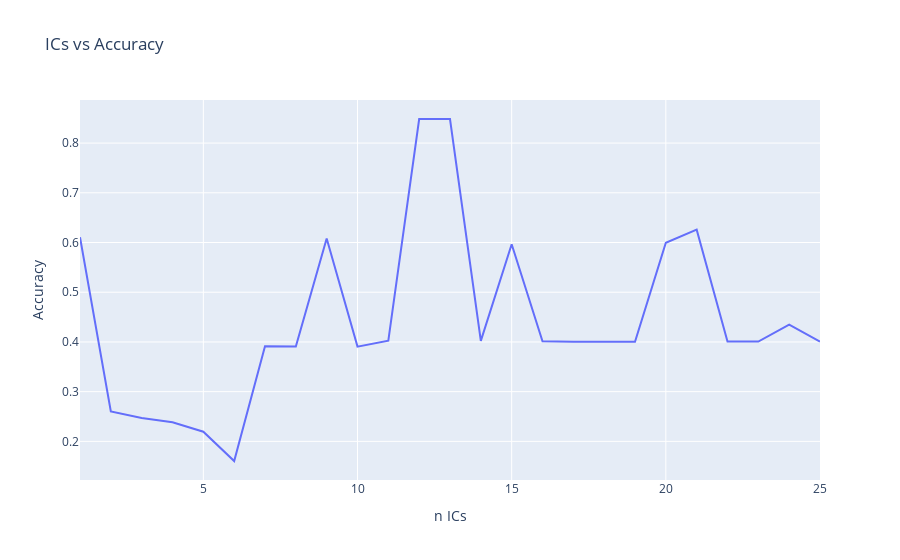

Notebook code for this chart:
### Code cell
# Select the best num of PCs by ICA and then show the accuracy of K-means clustering
max_acc = 0
max_n = 0

acc = []
n = []

for i in range(1,len(num_cols)):
    res = my_ica(i)
    n.append(i)
    acc.append(res)
    if res > max_acc:
        max_acc = res
        max_n = i
    
max_n
max_acc


import plotly.graph_objs as go

trace = go.Scatter(x=n, y=acc, mode='lines', name='line chart')
layout = go.Layout(title='ICs vs Accuracy', xaxis=dict(title='n ICs'), yaxis=dict(title='Accuracy'))
fig = go.Figure(data=[trace], layout=layout)

fig.show()

### Figure 1 — Plotly figure (JSON) as saved in the notebook; plotly's stock layout.template omitted (floating-point values rounded to 4 significant figures)
{"data": [{"mode": "lines", "name": "line chart", "type": "scatter", "x": [1, 2, 3, 4, 5, 6, 7, 8, 9, 10, 11, 12, 13, 14, 15, 16, 17, 18, 19, 20, 21, 22, 23, 24, 25], "y": [0.6108, 0.2603, 0.247, 0.2386, 0.2195, 0.1605, 0.3912, 0.3907, 0.6079, 0.3906, 0.4024, 0.8484, 0.8484, 0.4022, 0.5965, 0.4013, 0.4004, 0.4004, 0.4004, 0.5994, 0.6258, 0.4007, 0.4007, 0.4348, 0.4008]}], "layout": {"autosize": true, "title": {"text": "ICs vs Accuracy"}, "xaxis": {"autorange": true, "range": [1, 25], "title": {"text": "n ICs"}, "type": "linear"}, "yaxis": {"autorange": true, "range": [0.1223, 0.8867], "title": {"text": "Accuracy"}, "type": "linear"}}}
